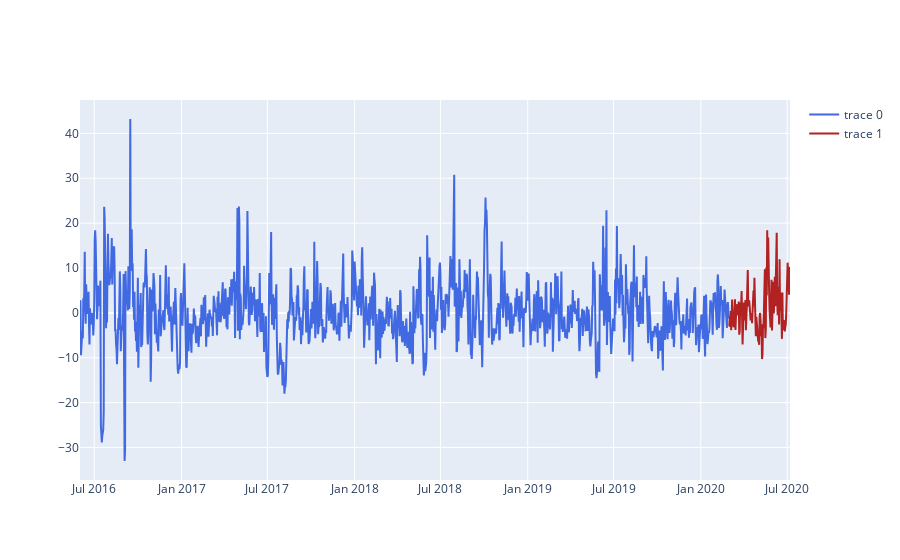

The notebook cell saved with this chart:
### Code cell
foretrain = forecast.loc[forecast['ds'] < "2020-03-01", 'yhat']
foretest = forecast.loc[forecast['ds'] >= "2020-03-01", 'yhat']

print("MAE en conjunto de entrenamiento: ", mean_absolute_error(train['y'], foretrain))
print("MAE en conjunto de prueba: ", mean_absolute_error(test['y'], foretest))

fig = go.Figure(go.Scatter(x=train['ds'], y=exo_train['y']-foretrain, line=dict(color='royalblue')))
fig.add_traces(go.Scatter(x=test['ds'], y=test['y']-foretest, line=dict(color='firebrick')))
fig

### Figure 1 — Plotly figure (JSON) as saved in the notebook; plotly's stock layout.template omitted (floating-point values rounded to 4 significant figures; data arrays with more than 128 entries replaced by an {"elided": "..."} marker saying what was removed)
{"data": [{"line": {"color": "royalblue"}, "type": "scatter", "x": {"elided": "1369 str values"}, "y": {"elided": "1369 float values"}}, {"line": {"color": "firebrick"}, "type": "scatter", "x": {"elided": "129 str values"}, "y": {"elided": "129 float values"}}], "layout": {}}
